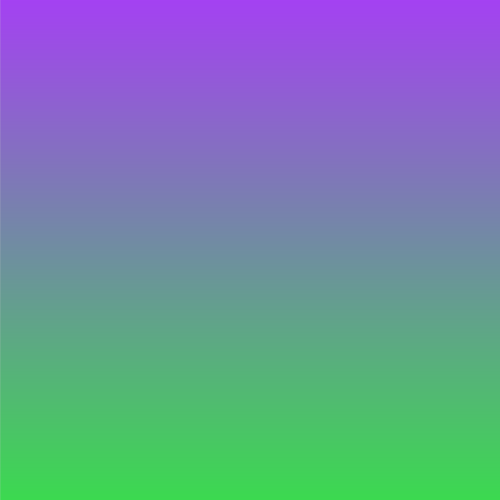
Frame 1 (no input)
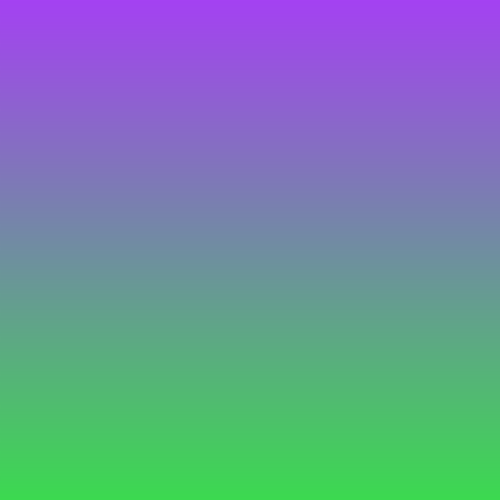
Frame 60 (the mouse pressed at the canvas centre just before this capture)
Frame 120 (the mouse held since frame 60 and released just before this capture): identical to frame 60, image omitted

The Processing sketch that drew these frames (run headless with seeded random() and noise(); from frame 60 on, the mouse is pressed at the canvas centre):

// Processing sketch: linear_gradient
// ── linear_gradient.pde
float r1 = int(random(0, 255));
float g1 = int(random(0, 255));
float b1 = int(random(0, 255));

float r2 = int(random(0, 255));
float g2 = int(random(0, 255));
float b2 = int(random(0, 255));

void setup()
{
  size(500, 500);
  smooth();
}

void draw()
{
  for (int i = 0; i <= height; i = i+1)
  {
    stroke((r2 - r1)/height*i + r1, (g2 - g1)/height*i + g1, (b2- b1)/height*i + b1);
    line(0, i, width, i);
  }

/*  println(r1); 
  println(g1); 
  println(b1); 

  println(r2); 
  println(g2); 
  println(b2); */
}

void mouseClicked()
{
  r1 = int(random(0, 255));
  g1 = int(random(0, 255));
  b1 = int(random(0, 255));

  r2 = int(random(0, 255));
  g2 = int(random(0, 255));
  b2 = int(random(0, 255));
}
